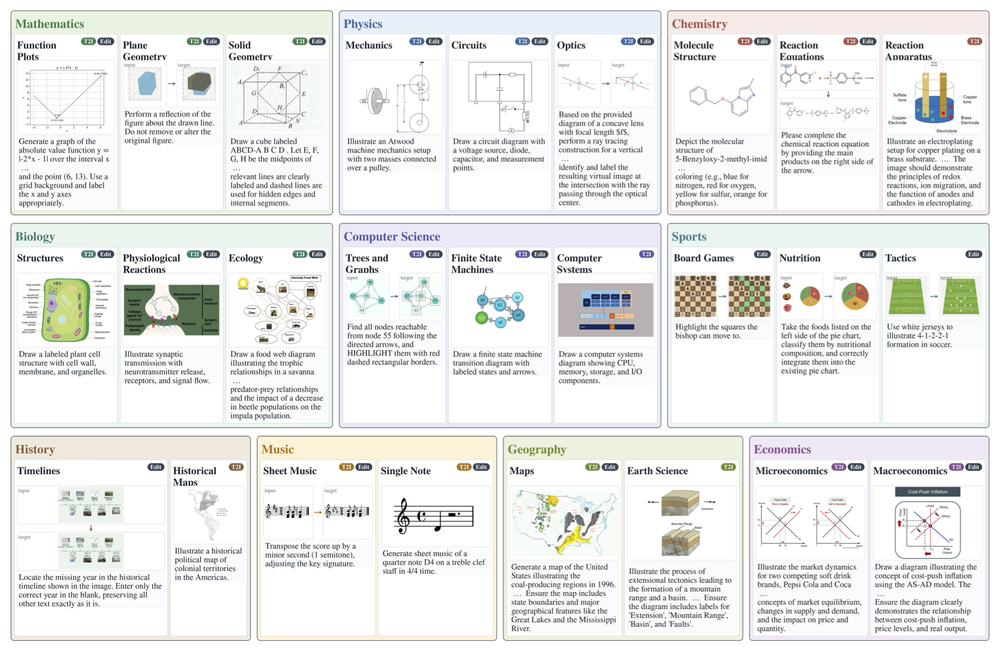
#> input picture images/dataset_examples_0613_largefont_elided_stix.png, 1000 x 651 px, shrunk from 1877 x 1222 before the run
$ python -i nutrition_utils.py   (imports and definitions only)
#> lines starting #> are read from the running program, lines starting #| are printed output that depends on the picture; after the words box and inside, x2 and y2 are one past the last pixel; in counts of white or black regions, pixels touching at a corner belong together
#> further down, picture is the input picture: PIL image 1000x651 RGBA; mean R, G, B, A 234.3, 235.5, 234, 255
#!/usr/bin/env python3
from __future__ import annotations

import html
import json
import math
import random
import re
from dataclasses import dataclass, field
from pathlib import Path
from typing import Any

from PIL import Image, ImageChops, ImageColor, ImageDraw, ImageFont, ImageOps


CATEGORY_ORDER = ["carb", "protein", "fruit_veg", "fat", "mixed"]
CATEGORY_LABELS = {
    "carb": "Carbohydrates",
    "protein": "Proteins",
    "fruit_veg": "Fruits & Vegetables",
    "fat": "Fats",
    "mixed": "Mixed",
}
CATEGORY_COLORS = {
    "carb": "#E7A93C",
    "protein": "#C95D47",
    "fruit_veg": "#5F9E5B",
    "fat": "#6B8FB5",
    "mixed": "#A08FAE",
}

GI_KEYWORDS = {
    "white bread": 75,
    "bagel": 72,
    "rice cake": 82,
    "corn flakes": 81,
    "instant oatmeal": 79,
    "potato": 78,
    "jasmine rice": 80,
    "white rice": 73,
    "banana": 62,
    "brown rice": 55,
    "sweet potato": 61,
    "whole wheat bread": 53,
    "oatmeal": 55,
    "rolled oats": 55,
    "yogurt": 35,
    "milk": 31,
    "apple": 36,
    "orange": 43,
    "lentil": 32,
    "lentils": 32,
    "chickpea": 28,
    "beans": 35,
    "pasta": 49,
    "spaghetti": 49,
}

PROTEIN_SOURCE_KEYWORDS = {
    "whey": "whey",
    "casein": "casein",
    "chicken": "meat",
    "beef": "meat",
    "pork": "meat",
    "turkey": "meat",
    "salmon": "meat",
    "tuna": "meat",
    "shrimp": "meat",
    "meat": "meat",
    "egg": "animal",
    "milk": "dairy",
    "yogurt": "dairy",
    "cheese": "dairy",
    "tofu": "plant",
    "soy": "plant",
    "bean": "plant",
    "lentil": "plant",
}

PRODUCE_KEYWORDS = {
    "apple",
    "banana",
    "orange",
    "broccoli",
    "spinach",
    "lettuce",
    "tomato",
    "carrot",
    "cucumber",
    "berries",
    "berry",
    "grape",
    "avocado",
    "mushroom",
    "pepper",
    "onion",
    "kale",
}


@dataclass
class FoodRecord:
    source_id: str
    food_name: str
    display_name: str = ""
    display_name_zh: str = ""
    fdc_id: str = ""
    data_type: str = ""
    source_dataset: str = ""
    food_category: str = ""
    energy_kcal: float = 0.0
    protein_g: float = 0.0
    carb_g: float = 0.0
    fat_g: float = 0.0
    fiber_g: float = 0.0
    sugar_g: float = 0.0
    primary_macro_category: str = "mixed"
    gi_value: float | None = None
    gi_level: str = "unknown"
    gi_source: str = ""
    protein_source: str = "unknown"
    image_url: str = ""
    image_page_url: str = ""
    image_title: str = ""
    image_license: str = ""
    image_attribution: str = ""
    image_source: str = ""
    local_image_path: str = ""
    cutout_image_path: str = ""
    cutout_source: str = ""
    tags: list[str] = field(default_factory=list)
    meta: dict[str, Any] = field(default_factory=dict)

    @property
    def is_high_gi(self) -> bool:
        return self.gi_level == "high"

    # [6 lines left out: function is_high_protein, not called in this run]

    @property
    def has_local_image(self) -> bool:
        return bool(self.local_image_path and Path(self.local_image_path).exists())

    @property
    def has_cutout_image(self) -> bool:
        return bool(self.cutout_image_path and Path(self.cutout_image_path).exists())

    # [165 lines left out: functions preferred_image_path, title_text, normalize_text, safe_float, gi_level_from_value, infer_gi_value and 6 more, not called in this run]


def category_color(category: str) -> str:
    return CATEGORY_COLORS.get(category, CATEGORY_COLORS["mixed"])


def category_label(category: str) -> str:
    return CATEGORY_LABELS.get(category, CATEGORY_LABELS["mixed"])


# [7 lines left out: function load_font, not called in this run]


def hex_color(value: str) -> tuple[int, int, int]:
    return ImageColor.getrgb(value)


# [45 lines left out: functions wrap_text, draw_wrapped_text, not called in this run]


def fit_cover(image: Image.Image, size: tuple[int, int]) -> Image.Image:
    return ImageOps.fit(image.convert("RGBA"), size, method=Image.Resampling.LANCZOS, centering=(0.5, 0.5))


# [16 lines left out: functions rounded_mask, load_image_for_box, not called in this run]


def _expand_bbox(bbox: tuple[int, int, int, int], image_size: tuple[int, int], pad: int = 6) -> tuple[int, int, int, int]:
    x0, y0, x1, y1 = bbox
    width, height = image_size
    return (
        max(0, x0 - pad),
        max(0, y0 - pad),
        min(width, x1 + pad),
        min(height, y1 + pad),
    )


def _square_bbox(bbox: tuple[int, int, int, int], image_size: tuple[int, int]) -> tuple[int, int, int, int]:
    x0, y0, x1, y1 = bbox
    width, height = image_size
    box_w = x1 - x0
    box_h = y1 - y0
    side = max(box_w, box_h)
    cx = (x0 + x1) / 2.0
    cy = (y0 + y1) / 2.0
    left = int(round(cx - side / 2.0))
    top = int(round(cy - side / 2.0))
    right = left + side
    bottom = top + side

    if left < 0:
        right -= left
        left = 0
    if top < 0:
        bottom -= top
        top = 0
    if right > width:
        left -= right - width
        right = width
    if bottom > height:
        top -= bottom - height
        bottom = height

    left = max(0, left)
    top = max(0, top)
    right = min(width, right)
    bottom = min(height, bottom)
    return (left, top, right, bottom)


def crop_to_foreground(image: Image.Image) -> Image.Image:
    rgba = image.convert("RGBA")
    alpha = rgba.getchannel("A") if "A" in rgba.getbands() else None
#> alpha: PIL image 1000x651 L; every value is 255
    if alpha is not None:
        alpha_bbox = alpha.getbbox()
#> alpha_bbox = (0, 0, 1000, 651)
        if alpha_bbox is not None and alpha_bbox != (0, 0, rgba.width, rgba.height):
            return rgba.crop(_square_bbox(_expand_bbox(alpha_bbox, rgba.size), rgba.size))

    rgb = rgba.convert("RGB")
    corners = [
        rgb.getpixel((0, 0)),
        rgb.getpixel((rgb.width - 1, 0)),
        rgb.getpixel((0, rgb.height - 1)),
        rgb.getpixel((rgb.width - 1, rgb.height - 1)),
    ]
#> corners = [(255, 255, 255), (255, 255, 255), (255, 255, 255), (255, 255, 255)]
    bg_color = max(set(corners), key=corners.count)
#> bg_color = (255, 255, 255)
    background = Image.new("RGB", rgb.size, bg_color)
#> background: PIL image 1000x651 RGB; every value is 255
    diff = ImageChops.difference(rgb, background)
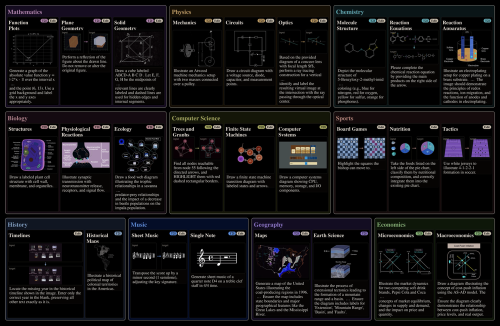
#> diff: PIL image 1000x651 RGB (shown at 1/2 size); mean R, G, B 20.7, 19.5, 21
    r, g, b = diff.split()
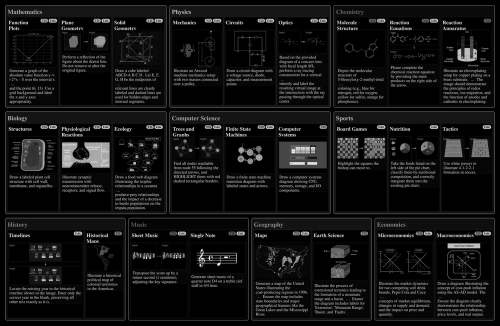
#> r: PIL image 1000x651 L (shown at 1/2 size); min 0, max 255, mean 20.7
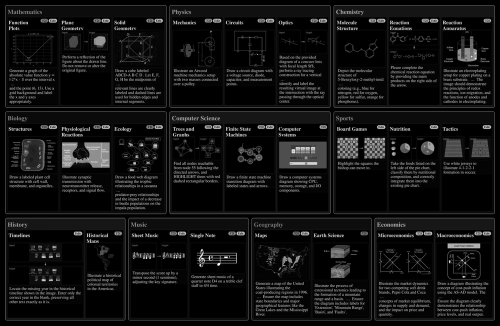
#> g: PIL image 1000x651 L (shown at 1/2 size); min 0, max 255, mean 19.5
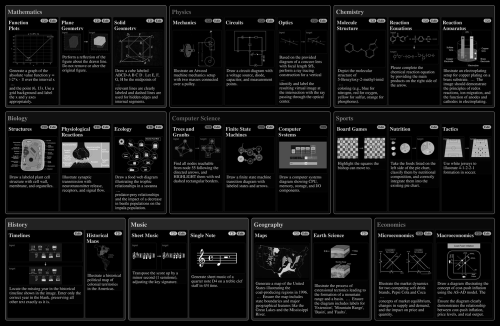
#> b: PIL image 1000x651 L (shown at 1/2 size); min 0, max 255, mean 21
    diff_mask = ImageChops.lighter(ImageChops.lighter(r, g), b)
    diff_mask = diff_mask.point(lambda p: 255 if p > 18 else 0)
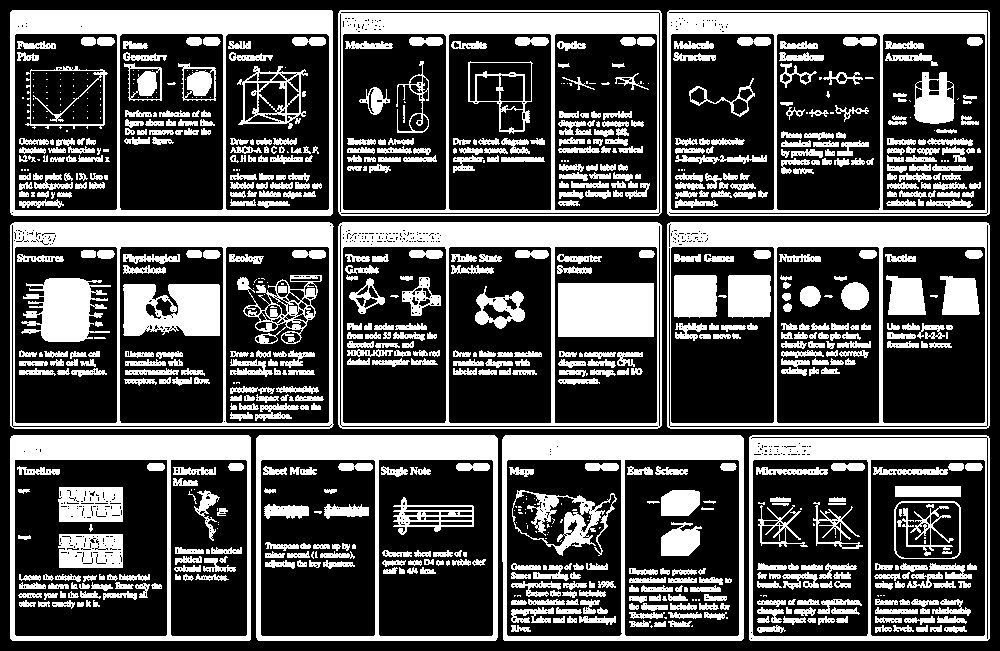
#> diff_mask: PIL image 1000x651 L; 33.7% white; 857 white regions (207 under 20 px), largest, box (x1, y1, x2, y2) and area: (10, 10, 333, 216) 12329, (338, 222, 662, 429) 12135, (667, 222, 990, 429) 12030
    bbox = diff_mask.getbbox()
#> bbox = (10, 10, 990, 641)
    if bbox is None:
        return rgba
    crop_bbox = _square_bbox(_expand_bbox(bbox, rgba.size), rgba.size)
#> in _expand_bbox, `x0, y0, x1, y1 = bbox`: x0 = 10; x1 = 990; y1 = 641
#> in _square_bbox, `x0, y0, x1, y1 = bbox`: x0 = 4; x1 = 996; y1 = 647
#> in _square_bbox, `width, height = image_size`: width = 1000; height = 651
#> in _square_bbox, `box_w = x1 - x0`: box_w = 992
#> in _square_bbox, `box_h = y1 - y0`: box_h = 643
#> in _square_bbox, `side = max(box_w, box_h)`: side = 992
#> in _square_bbox, `cx = (x0 + x1) / 2.0`: cx = 500
#> in _square_bbox, `cy = (y0 + y1) / 2.0`: cy = 325.5
#> in _square_bbox, `left = int(round(cx - side / 2.0))`: left = 4
#> in _square_bbox, `top = int(round(cy - side / 2.0))`: top = -170
#> in _square_bbox, `right = left + side`: right = 996
#> in _square_bbox, `bottom = top + side`: bottom = 822
#> in _square_bbox, `bottom -= top`: bottom = 992
#> in _square_bbox, `top -= bottom - height`: top = -341
#> in _square_bbox, `bottom = height`: bottom = 651
#> in _square_bbox, `top = max(0, top)`: top = 0
#> crop_bbox = (4, 0, 996, 651)
    cropped = rgba.crop(crop_bbox)
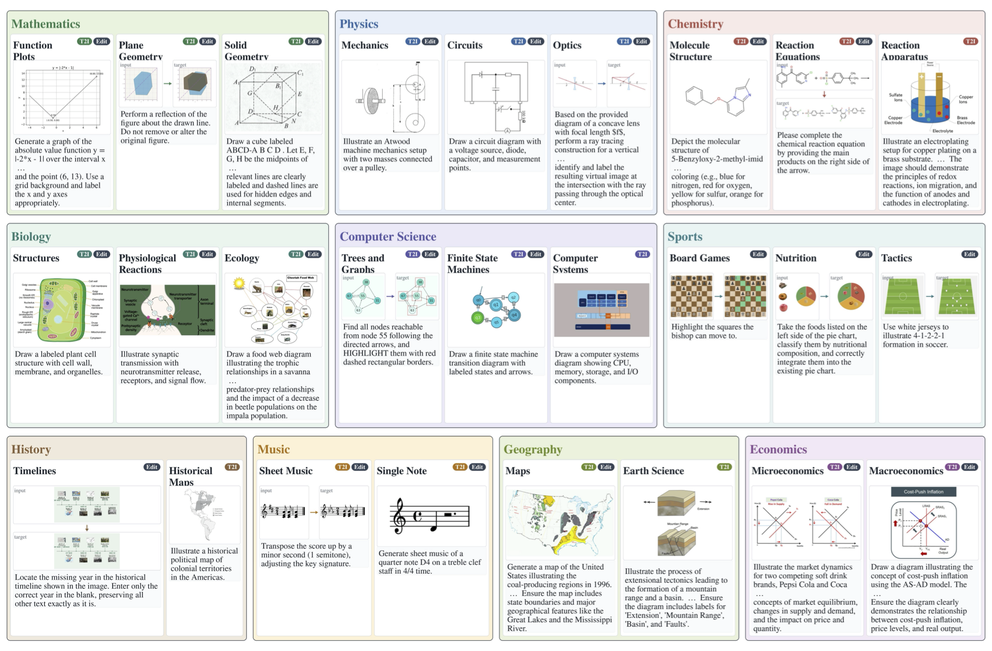
#> cropped: PIL image 992x651 RGBA; mean R, G, B, A 234.1, 235.3, 233.8, 255
    if cropped.width < max(24, rgba.width // 8) or cropped.height < max(24, rgba.height // 8):
        return rgba
    return cropped


# [119 lines left out: functions contain_center, load_object_image_for_box, alpha_mask, draw_food_card, draw_food_tile, not called in this run]


def sample_by_category(records: list[FoodRecord], category: str, count: int, rng: random.Random) -> list[FoodRecord]:
    pool = [record for record in records if record.primary_macro_category == category]
    return choose_distinct(pool, count, rng)


def sample_by_predicate(records: list[FoodRecord], predicate, count: int, rng: random.Random) -> list[FoodRecord]:
    pool = [record for record in records if predicate(record)]
    return choose_distinct(pool, count, rng)


# [14 lines left out: functions lighten, point_on_curve, not called in this run]


def strip_html_tags(text: str) -> str:
    return re.sub(r"<[^>]+>", "", html.unescape(text or "")).strip()

>>> from PIL import Image
>>> picture = Image.open('../../../images/dataset_examples_0613_largefont_elided_stix.png')
>>> result = crop_to_foreground(picture)

$ run again, on images/multidisciplinary-data-construction.png
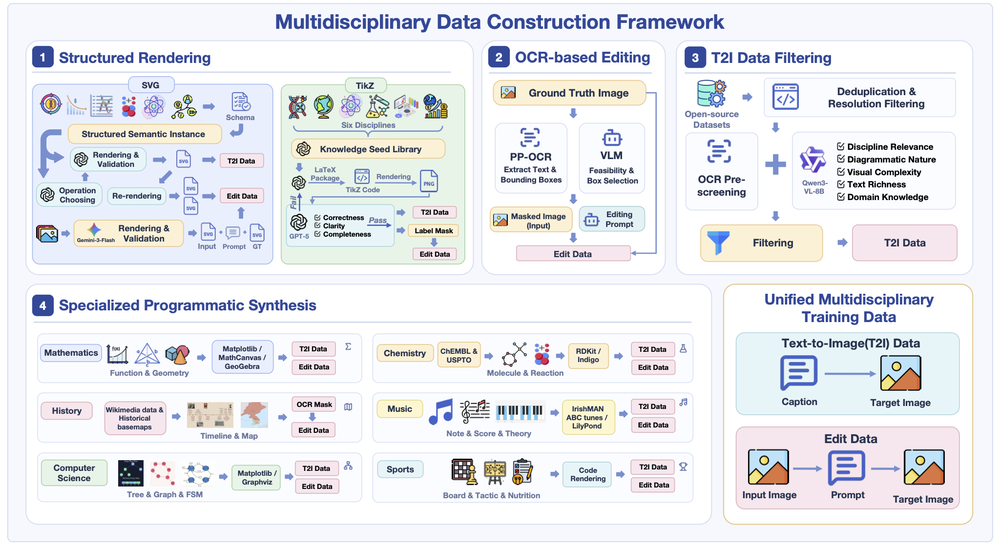
#> input picture images/multidisciplinary-data-construction.png, 1000 x 548 px, shrunk from 2048 x 1123 before the run
#> picture is the input picture: PIL image 1000x548 RGBA; mean R, G, B, A 233.2, 234.7, 238.9, 255
#> alpha: PIL image 1000x548 L; every value is 255
#> alpha_bbox = (0, 0, 1000, 548)
#> corners = [(255, 255, 255), (255, 255, 255), (255, 255, 255), (255, 255, 255)]
#> bg_color = (255, 255, 255)
#> background: PIL image 1000x548 RGB; every value is 255
#> in crop_to_foreground, `diff_mask = diff_mask.point(lambda p: 255 if p > 18 else 0)`:
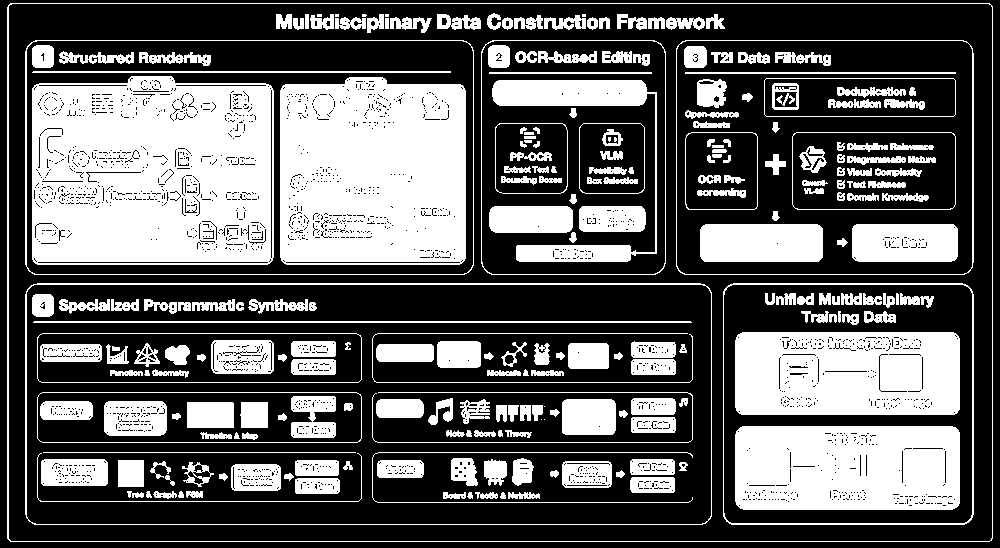
#> diff_mask: PIL image 1000x548 L; 37.6% white; 248 white regions (10 under 20 px), largest, box (x1, y1, x2, y2) and area: (32, 76, 274, 265) 41242, (280, 77, 466, 265) 32714, (735, 426, 960, 510) 18262
#> bbox = (7, 3, 993, 542)
#> in _expand_bbox, `x0, y0, x1, y1 = bbox`: x0 = 7; y0 = 3; x1 = 993; y1 = 542
#> in _square_bbox, `x0, y0, x1, y1 = bbox`: x0 = 1; y0 = 0; x1 = 999; y1 = 548
#> width = 1000; height = 548
#> box_w = 998
#> box_h = 548
#> side = 998
#> cx = 500
#> cy = 274
#> left = 1
#> in _square_bbox, `top = int(round(cy - side / 2.0))`: top = -225
#> right = 999
#> in _square_bbox, `bottom = top + side`: bottom = 773
#> in _square_bbox, `bottom -= top`: bottom = 998
#> in _square_bbox, `top -= bottom - height`: top = -450
#> in _square_bbox, `bottom = height`: bottom = 548
#> in _square_bbox, `top = max(0, top)`: top = 0
#> crop_bbox = (1, 0, 999, 548)
#> in crop_to_foreground, `cropped = rgba.crop(crop_bbox)`:
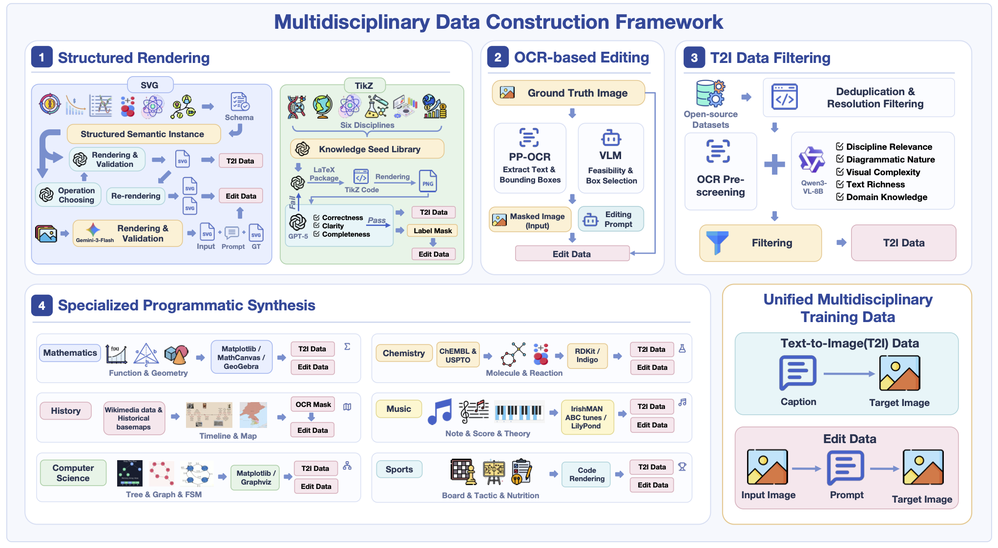
#> cropped: PIL image 998x548 RGBA; mean R, G, B, A 233.2, 234.7, 238.9, 255

$ run again, on images/overview_six_panel.png
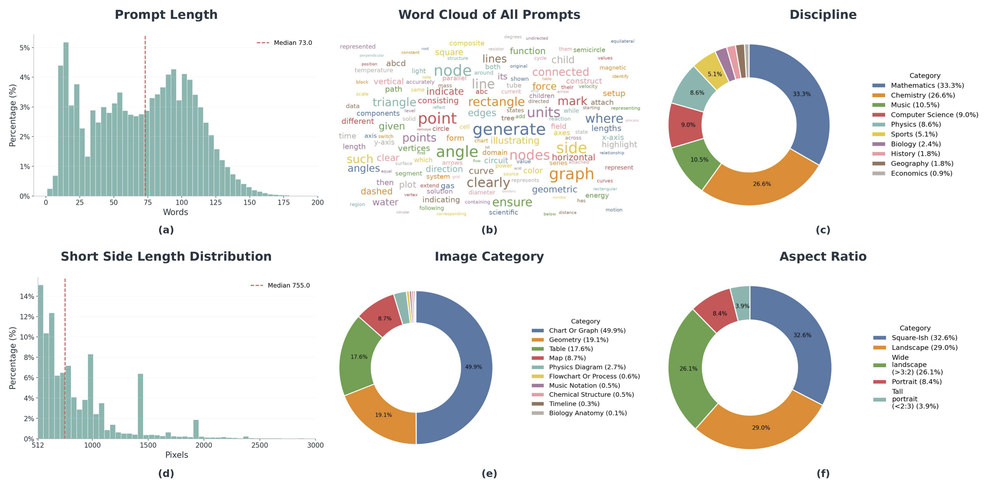
#> input picture images/overview_six_panel.png, 1000 x 486 px, shrunk from 3251 x 1580 before the run
#> picture is the input picture: PIL image 1000x486 RGBA; mean R, G, B, A 236.4, 237.2, 235, 255
#> alpha: PIL image 1000x486 L; every value is 255
#> alpha_bbox = (0, 0, 1000, 486)
#> corners = [(255, 255, 255), (255, 255, 255), (255, 255, 255), (255, 255, 255)]
#> bg_color = (255, 255, 255)
#> background: PIL image 1000x486 RGB; every value is 255
#> in crop_to_foreground, `diff_mask = diff_mask.point(lambda p: 255 if p > 18 else 0)`:
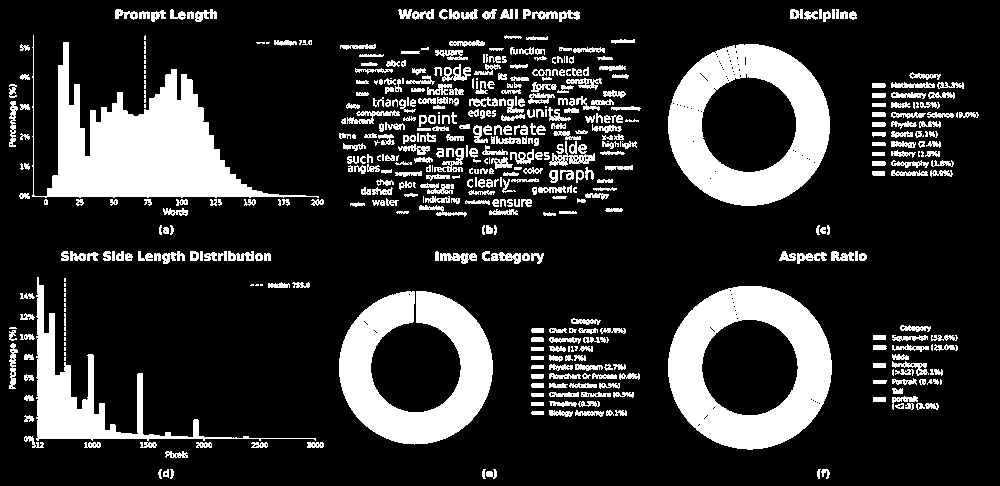
#> diff_mask: PIL image 1000x486 L; 19.3% white; 507 white regions (77 under 20 px), largest, box (x1, y1, x2, y2) and area: (32, 35, 319, 198) 16713, (668, 286, 832, 450) 13942, (668, 44, 830, 206) 13563
#> bbox = (9, 9, 979, 479)
#> in _expand_bbox, `x0, y0, x1, y1 = bbox`: x0 = 9; x1 = 979; y1 = 479
#> in _square_bbox, `x0, y0, x1, y1 = bbox`: x0 = 3; x1 = 985; y1 = 485
#> width = 1000; height = 486
#> box_w = 982
#> box_h = 482
#> side = 982
#> cx = 494
#> cy = 244
#> left = 3
#> in _square_bbox, `top = int(round(cy - side / 2.0))`: top = -247
#> right = 985
#> in _square_bbox, `bottom = top + side`: bottom = 735
#> in _square_bbox, `bottom -= top`: bottom = 982
#> in _square_bbox, `top -= bottom - height`: top = -496
#> in _square_bbox, `bottom = height`: bottom = 486
#> in _square_bbox, `top = max(0, top)`: top = 0
#> crop_bbox = (3, 0, 985, 486)
#> in crop_to_foreground, `cropped = rgba.crop(crop_bbox)`:
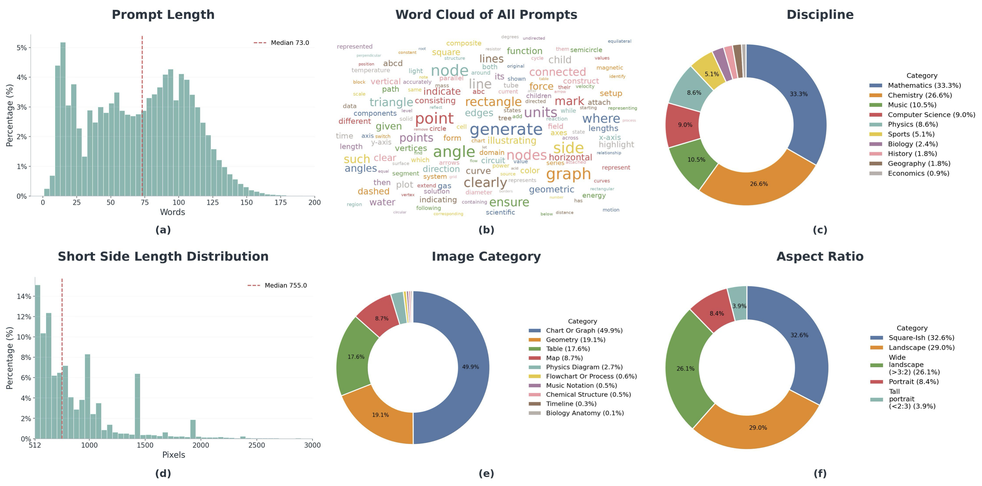
#> cropped: PIL image 982x486 RGBA; mean R, G, B, A 236, 236.9, 234.6, 255
